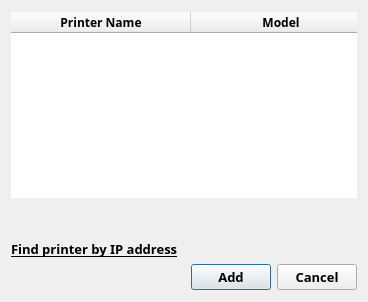
<?xml version="1.0" encoding="UTF-8"?>
<ui version="4.0">
 <class>AddMyPrinter</class>
 <widget class="QDialog" name="AddMyPrinter">
  <property name="windowModality">
   <enum>Qt::ApplicationModal</enum>
  </property>
  <property name="geometry">
   <rect>
    <x>0</x>
    <y>0</y>
    <width>368</width>
    <height>302</height>
   </rect>
  </property>
  <property name="windowTitle">
   <string>Add My Printer</string>
  </property>
  <property name="modal">
   <bool>true</bool>
  </property>
  <layout class="QVBoxLayout" name="verticalLayout">
   <property name="spacing">
    <number>0</number>
   </property>
   <property name="leftMargin">
    <number>0</number>
   </property>
   <property name="topMargin">
    <number>0</number>
   </property>
   <property name="rightMargin">
    <number>0</number>
   </property>
   <property name="bottomMargin">
    <number>0</number>
   </property>
   <item>
    <widget class="QFrame" name="frame_main">
     <property name="frameShape">
      <enum>QFrame::NoFrame</enum>
     </property>
     <property name="frameShadow">
      <enum>QFrame::Plain</enum>
     </property>
     <property name="lineWidth">
      <number>0</number>
     </property>
     <layout class="QVBoxLayout" name="verticalLayout_2">
      <property name="spacing">
       <number>0</number>
      </property>
      <property name="leftMargin">
       <number>0</number>
      </property>
      <property name="topMargin">
       <number>0</number>
      </property>
      <property name="rightMargin">
       <number>0</number>
      </property>
      <property name="bottomMargin">
       <number>0</number>
      </property>
      <item>
       <widget class="QFrame" name="frame_body">
        <property name="sizePolicy">
         <sizepolicy hsizetype="Preferred" vsizetype="Expanding">
          <horstretch>0</horstretch>
          <verstretch>0</verstretch>
         </sizepolicy>
        </property>
        <property name="frameShape">
         <enum>QFrame::Box</enum>
        </property>
        <property name="frameShadow">
         <enum>QFrame::Plain</enum>
        </property>
        <property name="lineWidth">
         <number>0</number>
        </property>
        <layout class="QVBoxLayout" name="verticalLayout_3">
         <property name="spacing">
          <number>6</number>
         </property>
         <property name="topMargin">
          <number>12</number>
         </property>
         <property name="bottomMargin">
          <number>12</number>
         </property>
         <item>
          <widget class="QTreeWidget" name="machines">
           <property name="minimumSize">
            <size>
             <width>300</width>
             <height>130</height>
            </size>
           </property>
           <property name="font">
            <font>
             <family>맑은 고딕</family>
             <pointsize>9</pointsize>
             <weight>50</weight>
             <bold>false</bold>
            </font>
           </property>
           <property name="focusPolicy">
            <enum>Qt::NoFocus</enum>
           </property>
           <property name="autoFillBackground">
            <bool>false</bool>
           </property>
           <property name="styleSheet">
            <string notr="true">QHeaderView::section  {
	background-color: rgb(240, 240, 240);
}
QTreeWidget::item {
	padding: 1px;
	border-bottom: 1px solid rgb(110, 110, 110);
}
QTreeView::item:selected {
	background-color: rgb(180, 180, 180);
	color: rgb(255, 255, 255);
}</string>
           </property>
           <property name="frameShape">
            <enum>QFrame::Box</enum>
           </property>
           <property name="frameShadow">
            <enum>QFrame::Plain</enum>
           </property>
           <property name="lineWidth">
            <number>0</number>
           </property>
           <property name="horizontalScrollBarPolicy">
            <enum>Qt::ScrollBarAlwaysOff</enum>
           </property>
           <property name="indentation">
            <number>0</number>
           </property>
           <property name="itemsExpandable">
            <bool>false</bool>
           </property>
           <property name="columnCount">
            <number>3</number>
           </property>
           <attribute name="headerCascadingSectionResizes">
            <bool>false</bool>
           </attribute>
           <attribute name="headerDefaultSectionSize">
            <number>180</number>
           </attribute>
           <attribute name="headerHighlightSections">
            <bool>false</bool>
           </attribute>
           <attribute name="headerMinimumSectionSize">
            <number>20</number>
           </attribute>
           <column>
            <property name="text">
             <string>Printer Name</string>
            </property>
            <property name="font">
             <font>
              <family>맑은 고딕</family>
              <pointsize>9</pointsize>
              <weight>75</weight>
              <bold>true</bold>
             </font>
            </property>
            <property name="textAlignment">
             <set>AlignCenter</set>
            </property>
           </column>
           <column>
            <property name="text">
             <string>Model</string>
            </property>
            <property name="font">
             <font>
              <family>맑은 고딕</family>
              <pointsize>9</pointsize>
              <weight>75</weight>
              <bold>true</bold>
             </font>
            </property>
            <property name="textAlignment">
             <set>AlignCenter</set>
            </property>
           </column>
           <column>
            <property name="text">
             <string>IP</string>
            </property>
            <property name="font">
             <font>
              <family>맑은 고딕</family>
              <pointsize>9</pointsize>
              <weight>75</weight>
              <bold>true</bold>
             </font>
            </property>
            <property name="textAlignment">
             <set>AlignCenter</set>
            </property>
           </column>
          </widget>
         </item>
         <item>
          <layout class="QHBoxLayout" name="horizontalLayout_delay">
           <property name="bottomMargin">
            <number>0</number>
           </property>
           <item>
            <widget class="QFrame" name="delay">
             <property name="sizePolicy">
              <sizepolicy hsizetype="Fixed" vsizetype="Fixed">
               <horstretch>0</horstretch>
               <verstretch>0</verstretch>
              </sizepolicy>
             </property>
             <property name="minimumSize">
              <size>
               <width>25</width>
               <height>25</height>
              </size>
             </property>
             <property name="maximumSize">
              <size>
               <width>25</width>
               <height>25</height>
              </size>
             </property>
             <property name="styleSheet">
              <string notr="true"/>
             </property>
             <property name="frameShape">
              <enum>QFrame::Panel</enum>
             </property>
             <property name="frameShadow">
              <enum>QFrame::Plain</enum>
             </property>
             <property name="lineWidth">
              <number>0</number>
             </property>
             <layout class="QVBoxLayout" name="verticalLayout_delay">
              <property name="spacing">
               <number>0</number>
              </property>
              <property name="leftMargin">
               <number>0</number>
              </property>
              <property name="topMargin">
               <number>0</number>
              </property>
              <property name="rightMargin">
               <number>0</number>
              </property>
              <property name="bottomMargin">
               <number>0</number>
              </property>
             </layout>
            </widget>
           </item>
          </layout>
         </item>
         <item>
          <spacer name="verticalSpacer">
           <property name="orientation">
            <enum>Qt::Vertical</enum>
           </property>
           <property name="sizeType">
            <enum>QSizePolicy::Expanding</enum>
           </property>
           <property name="sizeHint" stdset="0">
            <size>
             <width>20</width>
             <height>10</height>
            </size>
           </property>
          </spacer>
         </item>
         <item>
          <widget class="labelControl" name="openAddIPAddress">
           <property name="font">
            <font>
             <family>맑은 고딕</family>
             <pointsize>10</pointsize>
             <weight>75</weight>
             <italic>false</italic>
             <bold>true</bold>
             <underline>true</underline>
            </font>
           </property>
           <property name="cursor">
            <cursorShape>PointingHandCursor</cursorShape>
           </property>
           <property name="focusPolicy">
            <enum>Qt::ClickFocus</enum>
           </property>
           <property name="text">
            <string>Find printer by IP address</string>
           </property>
          </widget>
         </item>
         <item>
          <layout class="QHBoxLayout" name="horizontalLayout_3">
           <item>
            <spacer name="horizontalSpacer">
             <property name="orientation">
              <enum>Qt::Horizontal</enum>
             </property>
             <property name="sizeHint" stdset="0">
              <size>
               <width>40</width>
               <height>20</height>
              </size>
             </property>
            </spacer>
           </item>
           <item>
            <widget class="QPushButton" name="buttonAdd">
             <property name="sizePolicy">
              <sizepolicy hsizetype="Minimum" vsizetype="Fixed">
               <horstretch>0</horstretch>
               <verstretch>0</verstretch>
              </sizepolicy>
             </property>
             <property name="minimumSize">
              <size>
               <width>0</width>
               <height>0</height>
              </size>
             </property>
             <property name="font">
              <font>
               <family>맑은 고딕</family>
               <pointsize>10</pointsize>
               <weight>75</weight>
               <bold>true</bold>
              </font>
             </property>
             <property name="autoFillBackground">
              <bool>false</bool>
             </property>
             <property name="text">
              <string>Add</string>
             </property>
             <property name="flat">
              <bool>false</bool>
             </property>
            </widget>
           </item>
           <item>
            <widget class="QPushButton" name="buttonCancel">
             <property name="sizePolicy">
              <sizepolicy hsizetype="Minimum" vsizetype="Fixed">
               <horstretch>0</horstretch>
               <verstretch>0</verstretch>
              </sizepolicy>
             </property>
             <property name="minimumSize">
              <size>
               <width>0</width>
               <height>0</height>
              </size>
             </property>
             <property name="font">
              <font>
               <family>맑은 고딕</family>
               <pointsize>10</pointsize>
               <weight>75</weight>
               <bold>true</bold>
              </font>
             </property>
             <property name="autoFillBackground">
              <bool>false</bool>
             </property>
             <property name="text">
              <string>Cancel</string>
             </property>
             <property name="flat">
              <bool>false</bool>
             </property>
            </widget>
           </item>
          </layout>
         </item>
        </layout>
       </widget>
      </item>
     </layout>
    </widget>
   </item>
  </layout>
 </widget>
 <layoutdefault spacing="6" margin="11"/>
 <customwidgets>
  <customwidget>
   <class>labelControl</class>
   <extends>QLabel</extends>
   <header>CommonWidgets.h</header>
  </customwidget>
 </customwidgets>
 <resources>
  <include location="rodinP.qrc"/>
 </resources>
 <connections/>
</ui>
